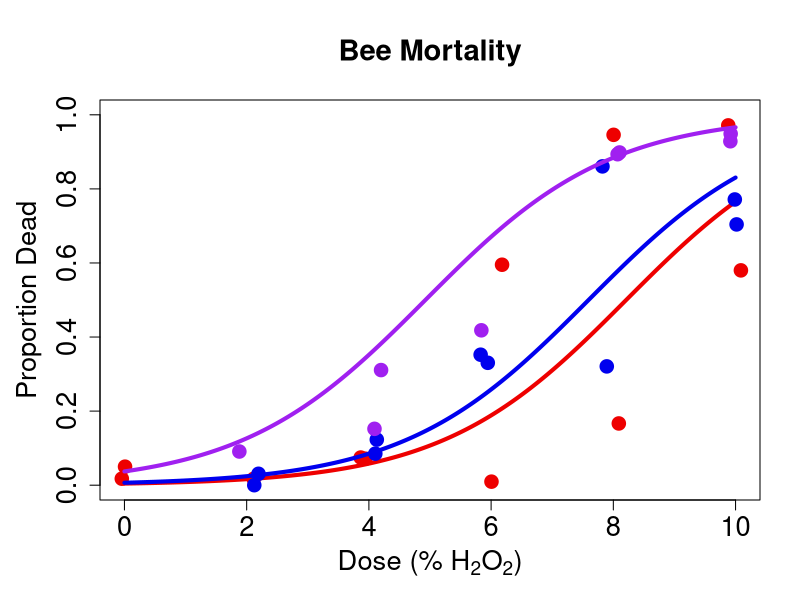
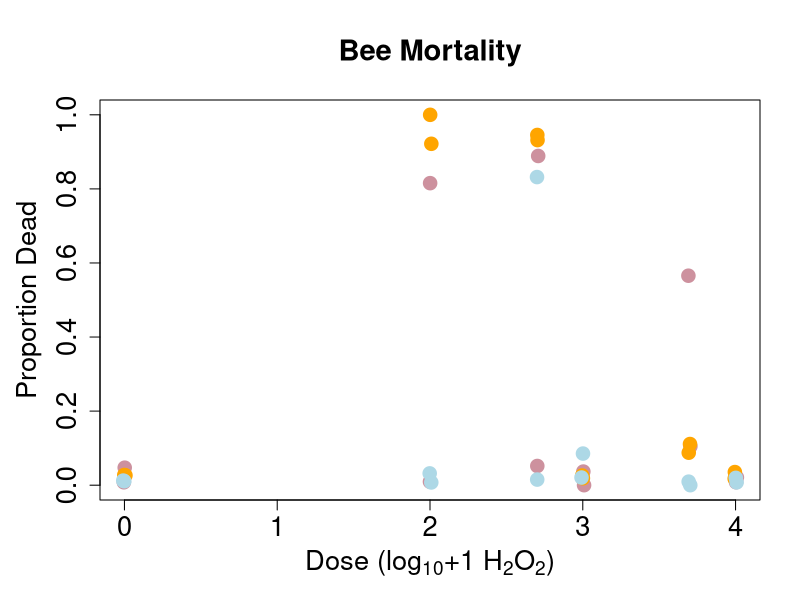
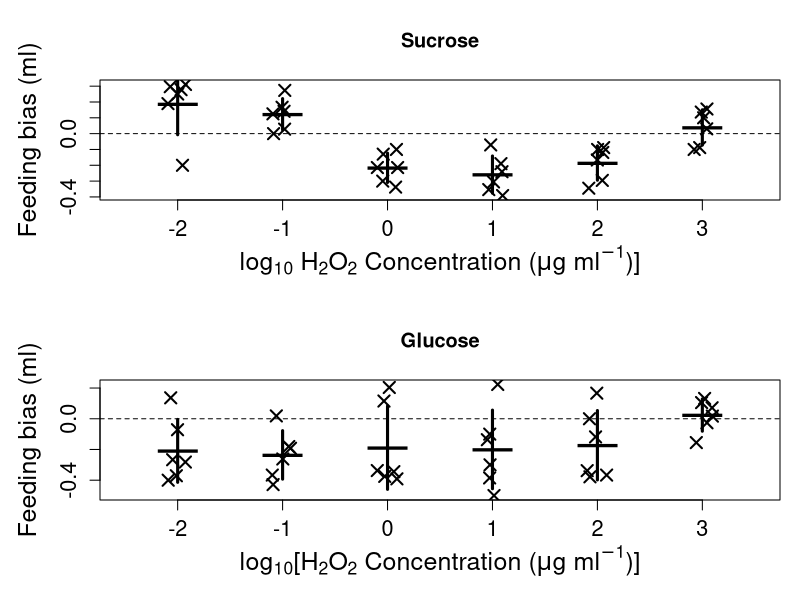
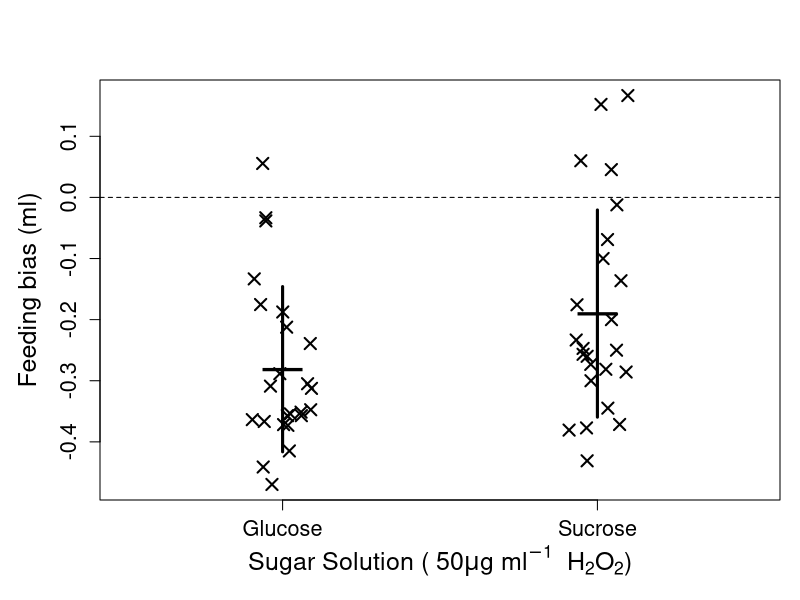

R code for these plots, in order:
##

# Analysis for Manuscript:

# Contact: lewis.bartlett@uga.edu    https://scholar.google.com/citations?user=PV5ca5UAAAAJ&hl=en

## 

library(afex)

library(emmeans)

## Read in Data Sets

BMort <- read.csv(file = 'BMort.csv',
                  header = TRUE)

SMort <- read.csv(file = 'SMort.csv',
                  header = TRUE)

S50 <- read.csv(file = 'S50.csv',
                header = TRUE)

G50 <- read.csv(file = 'G50.csv',
                header = TRUE)

SLong <- read.csv(file = 'SLong.csv',
                  header = TRUE)

GLong <- read.csv(file = 'GLong.csv',
                  header = TRUE)

###
# Mortality analysis first

# Lower concentrations

SMort$DA <- cbind(SMort$Died, SMort$Alive)

SMort$Cage <- (paste0((1:NROW(SMort)),SMort$Colony))

MortMod <- mixed(DA ~ Concentration + (1|Colony) + (1|Colony:Cage),
                 family = 'binomial',
                 data = SMort,
                 method = 'LRT')

nice(MortMod)

summary(MortMod)

# No strong evidence for any increasing mortality with changing concentration at these lower concentrations


# Higher concentrations 

BMort$DA <- cbind(BMort$Dead, BMort$Alive)

MortModB <- mixed(DA ~ Dose + Starved + (1|Colony) + (1|Colony:Pot),
                  family = 'binomial',
                  data = BMort,
                  method = 'LRT')

nice(MortModB)

summary(MortModB)

# Strong evidence of increasing mortality with increasing concentration at these higher concentrations


## Choice Analysis

# 50ug/l

t.test(G50$RV, mu = 0, alternative = 'two.sided')
t.test(S50$RV, mu = 0, alternative = 'two.sided')

C50Full <- rbind(G50,S50)

CMod50 <- mixed(RV ~ Sugar + (1|Sugar:UCol),
                data = C50Full,
                test_intercept = TRUE)

nice(CMod50)

summary(CMod50)

emmeans(CMod50, specs = 'Sugar')

# Evidence of *avoiding* H202 at this concentration, with effect size  stronger in glucose, but not significantly.


# Concentration-choice

SModLong <- mixed(RV ~ Concentration + (1|UCol),
                  data = SLong,
                  test_intercept = TRUE)
nice(SModLong)

# No good evidence of H202 avoidance in sucrose here

GModLong <- mixed(RV ~ Concentration + (1|UCol),
                  data = GLong,
                  test_intercept = TRUE)
nice(GModLong)

summary(GModLong)

# Mixed evidence of H2O2 avoidance in glucose

CLongFull <- rbind(GLong,SLong)

CModLong <- mixed(RV ~ Concentration*Sugar + (1|Sugar:UCol),
                  data = CLongFull,
                  test_intercept = TRUE)

nice(CModLong)

summary(CModLong)

# Avoidance present, but no difference betwene sugars and a lessening of avoidance at higher concentrations?



#### Graphs

# Main mortality

PMod <- glmer(DA ~ Dose + Starved + (1|Colony),
              family = 'binomial',
              data = BMort)

par(mar = c(5,5,5,2))

BMort$PD <- BMort$Dead/BMort$Total

cols <- c('red2', 'blue2', 'purple')

plot(x=(0:10), 
     y = (0:10)*0.1, 
     type='n', 
     xlab = expression(paste('Dose (% H'[2],'O'[2],')',sep='')), 
     ylab = 'Proportion Dead', 
     main = 'Bee Mortality',
     cex.main = 1.75, cex.lab = 1.635, cex.axis = 1.635)


for(OriginHive in unique(BMort$Colony)){
  
  GV1 <- seq(0,10, length.out = 500)
  
  GV2 <- predict(PMod, 
                 newdata = data.frame(Dose = GV1, 
                                      Starved = FALSE, 
                                      Colony = rep(OriginHive, times = NROW(GV1))
                 ),
                 type = 'response')
  
  points(x = GV1, y = GV2, type = 'l', lwd = 4 ,col = cols[which(unique(BMort$Colony)==OriginHive)], pch = 20, cex=1.75)
  
  points(x = jitter(BMort$Dose[which(BMort$Colony == OriginHive & BMort$Starved == F)], factor = 0.5), 
         y = BMort$PD[which(BMort$Colony == OriginHive & BMort$Starved == F)], 
         type = 'p', lwd = 2 ,
         col = cols[which(unique(BMort$Colony)==OriginHive)], 
         pch = 20, cex=2.5)
  
}


## Supplemental mortality

par(mar = c(5,5,5,2))

SMort$PD <- SMort$Died/SMort$Total

cols <- c('pink3', 'orange1', 'lightblue')

plot(x=log10(10^(((0:8)/2))), 
     y = (0:8)*0.125, 
     type='n', 
     xlab = expression(paste('Dose (log'[10],'+1 H'[2],'O'[2],')',sep='')), 
     ylab = 'Proportion Dead', 
     main = 'Bee Mortality',
     cex.main = 1.75, cex.lab = 1.635, cex.axis = 1.635)


for(OriginHive in unique(SMort$Colony)){
  
  points(x = jitter(log10(SMort$Concentration[which(SMort$Colony == OriginHive)]+1), factor = 0.15), 
         y = SMort$PD[which(SMort$Colony == OriginHive)], 
         type = 'p', lwd = 2 ,
         col = cols[which(unique(SMort$Colony)==OriginHive)], 
         pch = 20, cex=2.5)
  
}


# Choice graphs

# long choice

SLong$LConc <- log10(SLong$Concentration)
GLong$LConc <- log10(GLong$Concentration)

par(mfrow = c(2,1),
    mar = c(5,5,4,1))

BP.SLONG <- boxplot(SLong$RV ~ SLong$LConc, 
                    main = 'Sucrose', 
                    xlab = expression(paste('log'[10],' H'[2],'O'[2],' Concentration (',mu,'g ',ml^-1,')]',sep='')),
                    ylab = 'Feeding bias (ml)', 
                    border = 'transparent', cex.axis = 1.3, cex.lab = 1.5, outline = FALSE, lwd = 1.2,
                    boxlty = 0, whisklty = 0, staplelty = 0, boxwex = 0)

stripchart(SLong$RV ~ SLong$LConc,
           #col = sapply(PlotCols, Transpa, percent = 65),
           vertical = T, add = T, pch = 4, cex = 1.5, 
           method = 'jitter', lwd = 2)

PlotAg <- aggregate(SLong$RV ~ SLong$LConc, FUN = mean)
stripchart(PlotAg[,2] ~ PlotAg[,1],
           #col = sapply(PlotCols, Transpa, percent = 0),
           vertical = T, add = T, pch = 95, cex = 4, lwd = 2)

se <- function(x) sqrt(var(x)/length(x))
PAGSE <-  aggregate(SLong$RV ~ SLong$LConc, FUN = sd)
PAGSE$Lower <- PlotAg$`SLong$RV` - PAGSE$`SLong$RV`
PAGSE$Upper <- PlotAg$`SLong$RV` + PAGSE$`SLong$RV`

for(J in 1:6){
  
  segments(x0 = J, x1 = J, y0 = PAGSE$Lower[J], y1 = PAGSE$Upper[J],
           #col = PlotCols[J],
           lwd = 3)
  
}

abline(a = 0, b = 0, lty = 2)


BP.GLONG <- boxplot(GLong$RV ~ GLong$LConc, 
                    main = 'Glucose', 
                    xlab = expression(paste('log'[10],'[H'[2],'O'[2],' Concentration (',mu,'g ',ml^-1,')]',sep='')),
                    ylab = 'Feeding bias (ml)', 
                    border = 'transparent', cex.axis = 1.3, cex.lab = 1.5, outline = FALSE, lwd = 1.2,
                    boxlty = 0, whisklty = 0, staplelty = 0, boxwex = 0)

stripchart(GLong$RV ~ GLong$LConc,
           #col = sapply(PlotCols, Transpa, percent = 65),
           vertical = T, add = T, pch = 4, cex = 1.5, 
           method = 'jitter', lwd = 2)

PlotAg <- aggregate(GLong$RV ~ GLong$LConc, FUN = mean)
stripchart(PlotAg[,2] ~ PlotAg[,1],
           #col = sapply(PlotCols, Transpa, percent = 0),
           vertical = T, add = T, pch = 95, cex = 4, lwd = 2)

se <- function(x) sqrt(var(x)/length(x))
PAGSE <-  aggregate(GLong$RV ~ GLong$LConc, FUN = sd)
PAGSE$Lower <- PlotAg$`GLong$RV` - PAGSE$`GLong$RV`
PAGSE$Upper <- PlotAg$`GLong$RV` + PAGSE$`GLong$RV`

for(J in 1:6){
  
  segments(x0 = J, x1 = J, y0 = PAGSE$Lower[J], y1 = PAGSE$Upper[J],
           #col = PlotCols[J],
           lwd = 3)
  
}
abline(a = 0, b = 0, lty = 2)


# 50

par(mfrow = c(1,1))

BP.50 <- boxplot(C50Full$RV ~ C50Full$Sugar, 
                    main = NA, 
                    xlab = expression(paste('Sugar Solution ( 50',mu,'g ',ml^-1,'  H'[2],'O'[2],')',sep='')),
                    ylab = 'Feeding bias (ml)', 
                    border = 'transparent', cex.axis = 1.3, cex.lab = 1.5, outline = FALSE, lwd = 1.2,
                    boxlty = 0, whisklty = 0, staplelty = 0, boxwex = 0)

stripchart(C50Full$RV ~ C50Full$Sugar,
           #col = sapply(PlotCols, Transpa, percent = 65),
           vertical = T, add = T, pch = 4, cex = 1.5, 
           method = 'jitter', lwd = 2)

PlotAg <- aggregate(C50Full$RV ~ C50Full$Sugar, FUN = mean)
stripchart(PlotAg[,2] ~ PlotAg[,1],
           #col = sapply(PlotCols, Transpa, percent = 0),
           vertical = T, add = T, pch = 95, cex = 4, lwd = 2)

se <- function(x) sqrt(var(x)/length(x))
PAGSE <-  aggregate(C50Full$RV ~ C50Full$Sugar, FUN = sd)
PAGSE$Lower <- PlotAg$`C50Full$RV` - PAGSE$`C50Full$RV`
PAGSE$Upper <- PlotAg$`C50Full$RV` + PAGSE$`C50Full$RV`

for(J in 1:2){
  
  segments(x0 = J, x1 = J, y0 = PAGSE$Lower[J], y1 = PAGSE$Upper[J],
           #col = PlotCols[J],
           lwd = 3)
  
}
abline(a = 0, b = 0, lty = 2)
